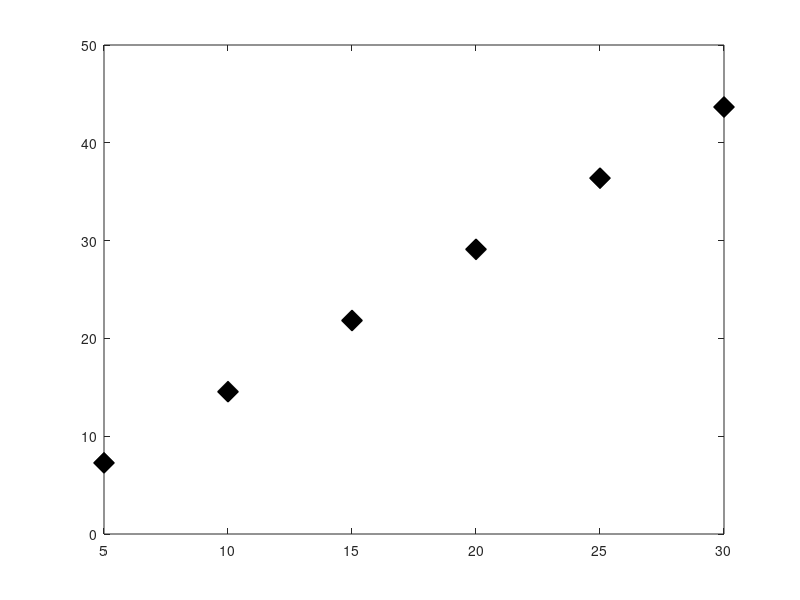

MATLAB code to generate this figure: (Note: this script raises an error after producing the figure.)
%{
Swourp Bhattarai
 
ENGR 1250-002
%}

clear; clc; close all;

Specs = {'Crazy Marshmallows',0.100, 20, 5,22,3.00;'Cinnamonairs',0.168,20,4.5,24.5,1.75;'Loopy Loops',0.103,20,5.5,30.5,1.50;'Crunch Bunch',0.118,20,7,32,2.50;};
choice = menu("What cerial would you like to order?", Specs(1:end,1));
Box = input("Enter the number of boxes you would like: ");
UserName = input('Enter your name:', 's');

den_of_water = 1000;
Dense = Specs{choice,2} * den_of_water;
V = (Specs{choice,3}/100)*(Specs{choice,4}/100)*(Specs{choice,5}/100);
Mass = Dense * V;
Cost = (Mass*2.205) * Specs{choice,6};
CName = Specs{choice,1};
fprintf("%s ordered %.0f boxes of %s cereal.\nThe total cost of the order is $%.2f.\n", UserName, Box, CName, Cost*Box);


Box_num = [5:5:30];
Cost_per = Cost * Box_num;

CData=[5 10 15 20 25 30; 7 15 22 29 36 44];

%plot(CData(1,1:end),CData(2,1:end), 'dk', 'markerFaceColor' , 'k','MarkerSize', 15 );

%tried to contact a TA and ask if Q 10 wanted us to use the choice that the
%user picked to make a graph or use the CData as provided, but noone
%answered so i am making/showing them both ways
plot(Box_num, Cost_per, 'dk', 'markerFaceColor' , 'k','MarkerSize', 15 );


axis([0 (Box_num(end)+5) 0 round(Cost_per(end), -1)+10])
grid on;
xlabel('Number of Boxes (N) [#]' ,'FontWeight' , 'bold', 'FontSize', 18 );
ylabel('Total Cost (C) [$]', 'FontWeight' , 'bold','FontSize', 18);